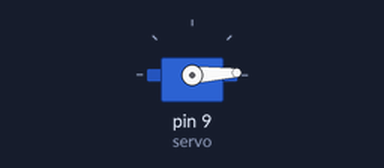
A sketch run on a simulated Arduino Uno, built with avr-gcc and run on an emulated ATmega328P. Shown: servo.

Above: at 0.05 s.
At 1.45 s:
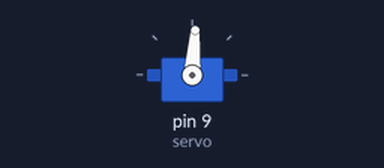
At 2.9 s:
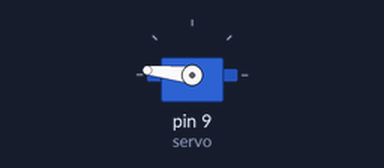
At 5.75 s:
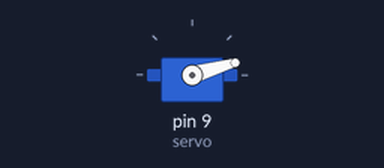
Timing chart, 0 to 7.8 s (numbered marks = the images above):
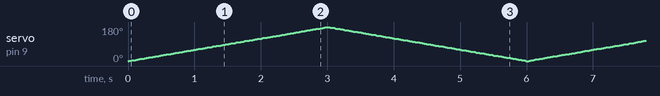

The sketch:

servo-slow-sweep.ino
```cpp
// Reference solution: the SG90 on D9 sweeps 0 -> 180 degrees in 3 s and back in 3 s, at a constant speed.
#include <Servo.h>

Servo servo;
const unsigned long PERIOD_MS = 6000;

void setup() {
  servo.write(0);
  servo.attach(9);
}

void loop() {
  unsigned long t = millis() % PERIOD_MS;
  unsigned long us = t < PERIOD_MS / 2 ? t : PERIOD_MS - t; // 0..3000 ms up, then down
  servo.writeMicroseconds(544 + (us * (2400 - 544)) / 3000);
  delay(5);
}
```
